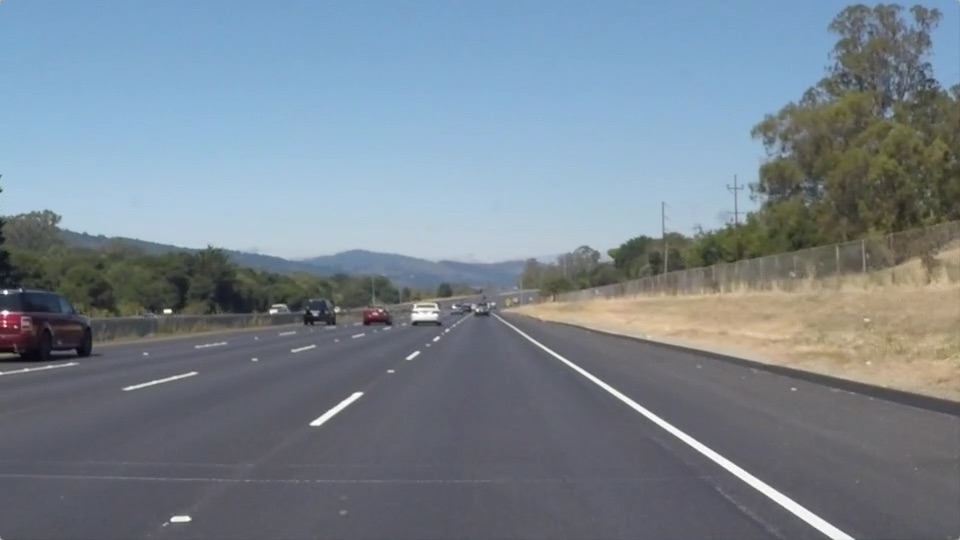
#> input picture test_images/solidWhiteRight.jpg, 960 x 540 px
$ jupyter execute --allow-errors P1.ipynb   (shell and % lines are left out)
#> lines starting #> are read from the running program, lines starting #| are printed output that depends on the picture; after the words box and inside, x2 and y2 are one past the last pixel; in counts of white or black regions, pixels touching at a corner belong together
# Self-Driving Car Engineer Nanodegree

## Project: **Finding Lane Lines on the Road**
***
In this project, you will use the tools you learned about in the lesson to identify lane lines on the road.  You can develop your pipeline on a series of individual images, and later apply the result to a video stream (really just a series of images). Check out the video clip "raw-lines-example.mp4" (also contained in this repository) to see what the output should look like after using the helper functions below.

Once you have a result that looks roughly like "raw-lines-example.mp4", you'll need to get creative and try to average and/or extrapolate the line segments you've detected to map out the full extent of the lane lines.  You can see an example of the result you're going for in the video "P1_example.mp4".  Ultimately, you would like to draw just one line for the left side of the lane, and one for the right.

In addition to implementing code, there is a brief writeup to complete. The writeup should be completed in a separate file, which can be either a markdown file or a pdf document. There is a [write up template](https://github.com/udacity/CarND-LaneLines-P1/blob/master/writeup_template.md) that can be used to guide the writing process. Completing both the code in the Ipython notebook and the writeup template will cover all of the [rubric points](https://review.udacity.com/#!/rubrics/322/view) for this project.

---
Let's have a look at our first image called 'test_images/solidWhiteRight.jpg'.  Run the 2 cells below (hit Shift-Enter or the "play" button above) to display the image.

**Note: If, at any point, you encounter frozen display windows or other confounding issues, you can always start again with a clean slate by going to the "Kernel" menu above and selecting "Restart & Clear Output".**

---

**The tools you have are color selection, region of interest selection, grayscaling, Gaussian smoothing, Canny Edge Detection and Hough Tranform line detection.  You  are also free to explore and try other techniques that were not presented in the lesson.  Your goal is piece together a pipeline to detect the line segments in the image, then average/extrapolate them and draw them onto the image for display (as below).  Once you have a working pipeline, try it out on the video stream below.**

---

<figure>

 <figcaption>
 <p></p>
 <p style="text-align: center;"> Your output should look something like this (above) after detecting line segments using the helper functions below </p>
 </figcaption>
</figure>
 <p></p>
<figure>

 <figcaption>
 <p></p>
 <p style="text-align: center;"> Your goal is to connect/average/extrapolate line segments to get output like this</p>
 </figcaption>
</figure>

**Run the cell below to import some packages.  If you get an `import error` for a package you've already installed, try changing your kernel (select the Kernel menu above --> Change Kernel).  Still have problems?  Try relaunching Jupyter Notebook from the terminal prompt.  Also, see [this forum post](https://carnd-forums.udacity.com/cq/viewquestion.action?spaceKey=CAR&id=29496372&questionTitle=finding-lanes---import-cv2-fails-even-though-python-in-the-terminal-window-has-no-problem-with-import-cv2) for more troubleshooting tips.**

## Import Packages

[cell 1]
#importing some useful packages
import matplotlib.pyplot as plt
import matplotlib.image as mpimg
import matplotlib.gridspec as gridspec
import numpy as np
import cv2

## Read in an Image

[cell 2]
#reading in an image
image = mpimg.imread('test_images/solidWhiteRight.jpg')
#> image is the input picture: shape (540, 960, 3); mean R, G, B 120.3, 132.6, 143.7

#printing out some stats and plotting
print('This image is:', type(image), 'with dimensions:', image.shape)
#| This image is: <class 'numpy.ndarray'> with dimensions: (540, 960, 3)
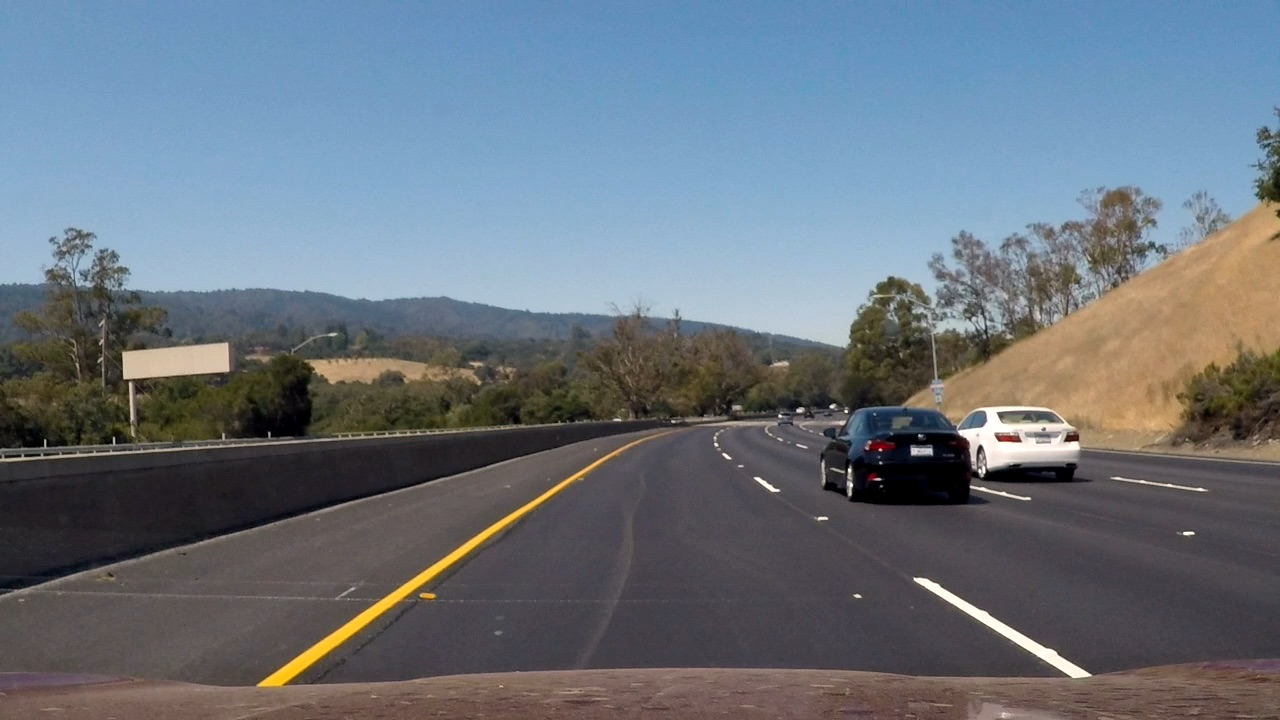
#> input picture test_images/YellowWhite.jpg, 1280 x 720 px
#> further down, img is the input picture: shape (720, 1280, 3); mean R, G, B 105.7, 115.2, 125.1
plt.imshow(image)  # if you wanted to show a single color channel image called 'gray', for example, call as plt.imshow(gray, cmap='gray')

## Ideas for Lane Detection Pipeline

**Some OpenCV functions (beyond those introduced in the lesson) that might be useful for this project are:**

`cv2.inRange()` for color selection
`cv2.fillPoly()` for regions selection
`cv2.line()` to draw lines on an image given endpoints
`cv2.addWeighted()` to coadd / overlay two images
`cv2.cvtColor()` to grayscale or change color
`cv2.imwrite()` to output images to file
`cv2.bitwise_and()` to apply a mask to an image

**Check out the OpenCV documentation to learn about these and discover even more awesome functionality!**

## Helper Functions

Below are some helper functions to help get you started. They should look familiar from the lesson!

[cell 3]
import math

def grayscale(img):
    """Applies the Grayscale transform
    This will return an image with only one color channel
    but NOTE: to see the returned image as grayscale
    (assuming your grayscaled image is called 'gray')
    you should call plt.imshow(gray, cmap='gray')"""
    return cv2.cvtColor(img, cv2.COLOR_RGB2GRAY)
    # Or use BGR2GRAY if you read an image with cv2.imread()
    # return cv2.cvtColor(img, cv2.COLOR_BGR2GRAY)

def canny(img, low_threshold, high_threshold):
    """Applies the Canny transform"""
    return cv2.Canny(img, low_threshold, high_threshold)

def gaussian_blur(img, kernel_size):
    """Applies a Gaussian Noise kernel"""
    return cv2.GaussianBlur(img, (kernel_size, kernel_size), 0)

def region_of_interest(img, vertices):
    """
    Applies an image mask.

    Only keeps the region of the image defined by the polygon
    formed from `vertices`. The rest of the image is set to black.
    """
    #defining a blank mask to start with
    mask = np.zeros_like(img)

    #defining a 3 channel or 1 channel color to fill the mask with depending on the input image
    if len(img.shape) > 2:
        channel_count = img.shape[2]  # i.e. 3 or 4 depending on your image
        ignore_mask_color = (255,) * channel_count
    else:
        ignore_mask_color = 255

    #filling pixels inside the polygon defined by "vertices" with the fill color
    cv2.fillPoly(mask, vertices, ignore_mask_color)

    #returning the image only where mask pixels are nonzero
    masked_image = cv2.bitwise_and(img, mask)
    return masked_image


# [31 lines left out: functions draw_lines, hough_lines, not called in this run]

# Python 3 has support for cool math symbols.

def weighted_img(img, initial_img, α=0.8, β=1., λ=0.):
    """
    `img` is the output of the hough_lines(), An image with lines drawn on it.
    Should be a blank image (all black) with lines drawn on it.

    `initial_img` should be the image before any processing.

    The result image is computed as follows:

    initial_img * α + img * β + λ
    NOTE: initial_img and img must be the same shape!
    """
    return cv2.addWeighted(initial_img, α, img, β, λ)

## Test Images

Build your pipeline to work on the images in the directory "test_images"
**You should make sure your pipeline works well on these images before you try the videos.**

[cell 4]
import os
os.listdir("test_images/")

## Build a Lane Finding Pipeline

Build the pipeline and run your solution on all test_images. Make copies into the `test_images_output` directory, and you can use the images in your writeup report.

Try tuning the various parameters, especially the low and high Canny thresholds as well as the Hough lines parameters.

[cell 5]
# [86 lines left out: functions calculate_mask_colors_hsv, calculate_mask_colors_hls, mask_colors_rgb, mask_colors_hsv, not called in this run]

def mask_colors_hls(img):
    """Given an image in HLS space, mask the white and yellow color ranges for
    lane isolation
    """

    # See calculate_mask_colors_hls() above for deriving ranges in HLS color space
    # white mask
    lower = np.uint8([0, 200, 0])
    upper = np.uint8([255, 255, 255])
    white_mask = cv2.inRange(img, lower, upper)
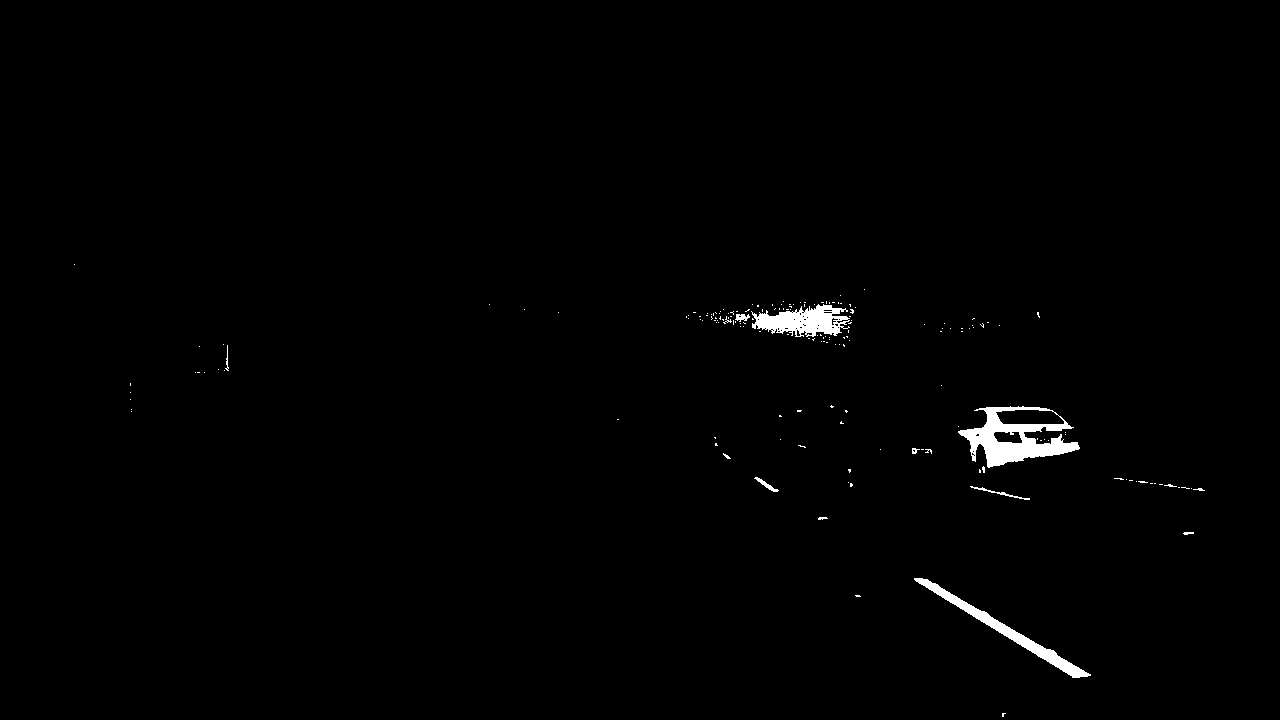
#> white_mask: shape (720, 1280); 0.86% white; 172 white regions (158 under 20 px), largest, box (x1, y1, x2, y2) and area: (958, 406, 1080, 468) 3261, (751, 304, 850, 337) 1913, (914, 578, 1091, 678) 1853

    # yellow mask
    lower = np.uint8([ 20, 100, 100])
    upper = np.uint8([ 40, 255, 255])
    yellow_mask = cv2.inRange(img, lower, upper)
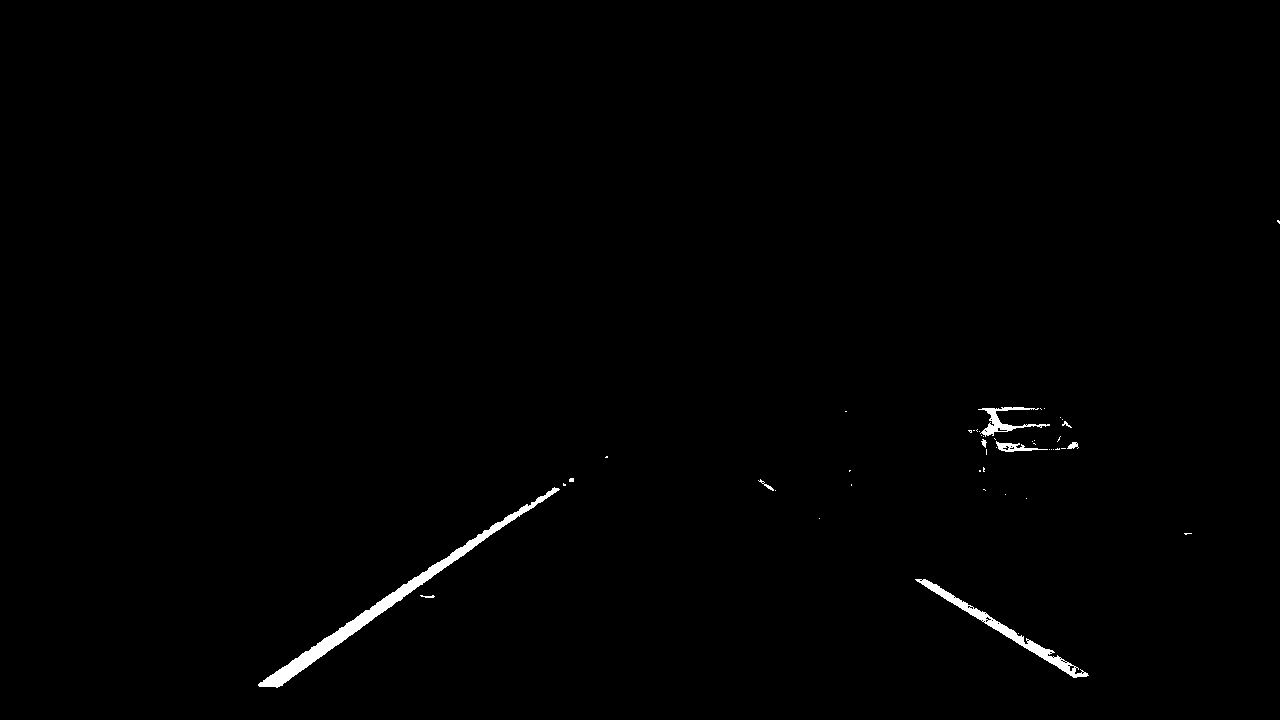
#> yellow_mask: shape (720, 1280); 0.66% white; 47 white regions (38 under 20 px), largest, box (x1, y1, x2, y2) and area: (258, 487, 560, 688) 3440, (915, 579, 1089, 678) 1535, (978, 407, 1050, 437) 577

    # combined mask
    combined = cv2.bitwise_or(white_mask, yellow_mask)
#> combined: shape (720, 1280); 1.2% white; 178 white regions (162 under 20 px), largest, box (x1, y1, x2, y2) and area: (258, 487, 560, 688) 3440, (958, 406, 1080, 468) 3261, (751, 304, 850, 337) 1913
    return cv2.bitwise_and(img, img, mask = combined)
#> (the rest of the program and of its run is left out)
